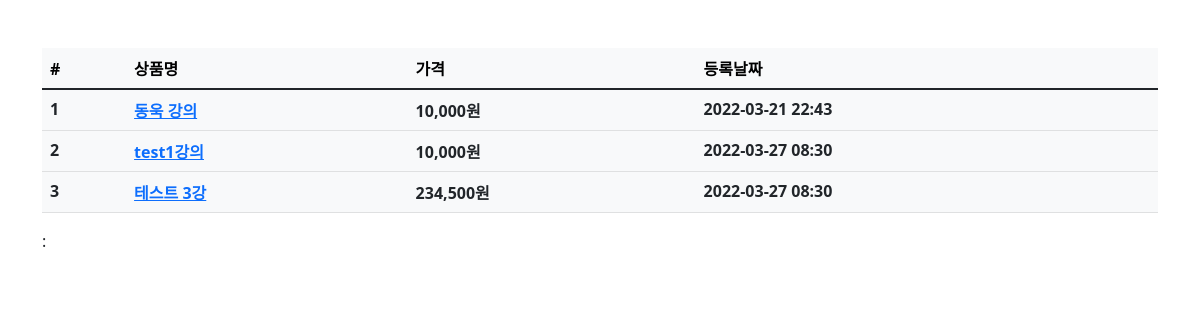
Before: /product/ with the older database file.
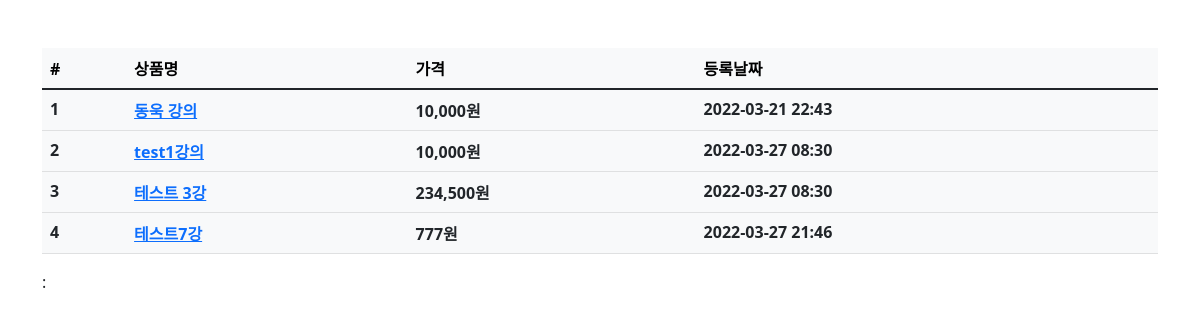
After: the same page with the newer database file.
### product/models.py (models this page shows, shortened)
class Product(models.Model):
    name = models.CharField(max_length=256, verbose_name="상품명")
    price = models.IntegerField(verbose_name="상품가격")
    description = models.TextField(verbose_name='상품설명')
    stock = models.IntegerField(verbose_name='제고')
    register_date = models.DateTimeField(auto_now_add=True, verbose_name='등록날짜')
    class Meta:
        db_table = 'fastcampus_product'
        verbose_name = '상품'
        verbose_name_plural = '상품'

### product/views.py (the view)
# urls.py: path('product/', ProductList.as_view()),
class ProductList(ListView):
    model = Product
    template_name = 'product.html'
    context_object_name = 'product_list'

### product/templates/product.html (shortened to what this page needs)
{% extends 'base.html' %}
{% load humanize %}
{% block contents %}
<div class="fow mt-5">
  <table class="table table-light">
    <thead class="thead-light">
      <tr>
        <th scope="col">#</th>
        <th scope="col">상품명</th>
        <th scope="col">가격</th>
        <th scope="col">등록날짜</th>
      </tr>
    </thead>
    <tbody class="text-dark">
      {% for product in product_list %}
      <tr>
        <th scope="row">{{product.id}}</th>
        <th scope="row"><a id="product-{{product.id}}" onmouseenter="product_detail({{product.id}});" onmouseleave="product_leave({{product.id}});" href="/product/{{product.id}}">{{product.name}}</a> </th>
        <th scope="row">{{product.price|intcomma}}원</th>
        <th scope="row">{{product.register_date|date:'Y-m-d H:i'}}</th>
      </tr>
      {% endfor %}
    </tbody>
  </table>
</div>
{{product.name}} : {{product.price}}
{% endblock %}

Changed rows visible on the page:
added Product: id "4", name "테스트7강", price "777", register_date "2022-03-27 21:46"
